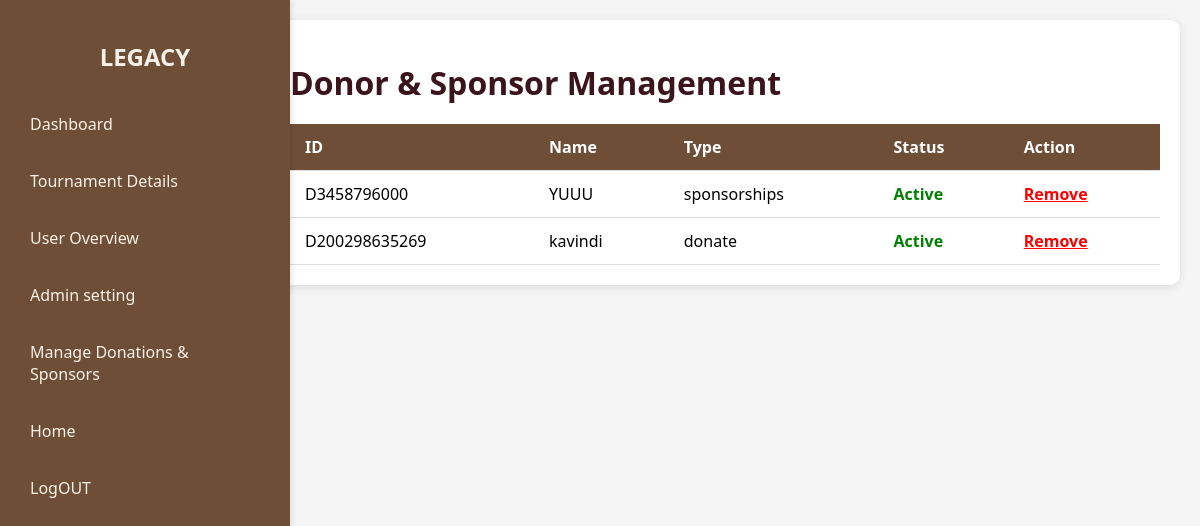
The page /donor_management.php (signed in) on the database its author committed.
### tables this page shows
CREATE TABLE IF NOT EXISTS `tbl_sponsor_donor` (
  `SDID` varchar(100) NOT NULL,
  `Name` varchar(100) NOT NULL,
  `Address` text NOT NULL,
  `Email` varchar(100) NOT NULL,
  `Age` int NOT NULL,
  `pwd` text NOT NULL,
  `Type` varchar(50) NOT NULL,
  `TeleNum` text NOT NULL,
  `Status` varchar(10) NOT NULL,
  PRIMARY KEY (`SDID`),
  UNIQUE KEY `Email` (`Email`)
);

### donor_management.php (the view, shortened to what this page needs)
<?php
$host = "localhost";
$dbname = "legacy_db";
$user = "root";
$pass = "";
$con = new mysqli($host, $user, $pass, $dbname);
$donor_data = [];
$result = $con->query("SELECT SDID, Name, Type, Status FROM tbl_sponsor_donor");
if ($result && $result->num_rows > 0) {
    while ($row = $result->fetch_assoc()) {
        $donor_data[] = $row;
    }
}
?>
<!DOCTYPE html>
<html lang="en">
<head>
</head>
<body>
    <div class="sidebar">
        <h2>LEGACY</h2>
        <ul>
            <li><a href="AdminDash.php">Dashboard</a></li>
            <li><a href="tournement.php">Tournament Details</a></li>
            <li><a href="UserView.php">User Overview</a></li>
            <li><a href="AdminSet1.php">Admin setting</a></li>
            <li><a href="donor_management.php" class="active">Manage Donations & Sponsors</a></li>
            <li><a href="index.php">Home</a></li>
            <li><a href="logout.php"> LogOUT</a></li>
        </ul>
    </div>
    <div class="main-content">
        <div class="dashboard">
            <h1>Donor & Sponsor Management</h1>
            <table>
                <thead>
                    <tr>
                        <th>ID</th>
                        <th>Name</th>
                        <th>Type</th>
                        <th>Status</th>
                        <th>Action</th>
                    </tr>
                </thead>
                <tbody>
                    <?php foreach ($donor_data as $donor): ?>
                        <tr data-sdid="<?= $donor['SDID'] ?>">
                            <td><?= htmlspecialchars($donor['SDID']) ?></td>
                            <td><?= htmlspecialchars($donor['Name']) ?></td>
                            <td><?= htmlspecialchars($donor['Type']) ?></td>
                            <td class="status <?= $donor['Status'] === 'Active' ? 'active-status' : 'inactive-status' ?>">
                                <?= htmlspecialchars($donor['Status']) ?>
                            </td>
                            <td>
                                <span class="action <?= $donor['Status'] === 'Active' ? 'remove' : 'add' ?>">
                                    <?= $donor['Status'] === 'Active' ? 'Remove' : 'Add' ?>
                                </span>
                            </td>
                        </tr>
                    <?php endforeach; ?>
                </tbody>
            </table>
        </div>
    </div>
</body>
</html>

### donor_management.php (style rules this page uses)
body { font-family: 'Segoe UI', Tahoma, Geneva, Verdana, sans-serif; margin: 0; padding: 0; background-color: #f5f5f5; }
.sidebar { width: 250px; background-color: #6F4E37; color: white; position: fixed; height: 100%; padding: 20px; box-shadow: 2px 0 5px rgba(0, 0, 0, 0.1); }
.sidebar h2 { color: #F8F1E9; text-align: center; margin-bottom: 30px; }
.sidebar ul { list-style-type: none; padding: 0; }
.sidebar li { margin-bottom: 15px; }
.sidebar a { color: #F8F1E9; text-decoration: none; display: block; padding: 10px; border-radius: 5px; transition: background-color 0.3s; }
.main-content { margin-left: 250px; padding: 20px; }
.dashboard { background-color: white; border-radius: 10px; padding: 20px; box-shadow: 0 2px 10px rgba(0, 0, 0, 0.1); }
h1 { color: #3B141C; margin-bottom: 20px; }
table { width: 100%; border-collapse: collapse; margin-top: 20px; }
th, td { padding: 12px 15px; text-align: left; border-bottom: 1px solid #ddd; }
th { background-color: #6F4E37; color: white; }
.remove { color: red; cursor: pointer; text-decoration: underline; font-weight: bold; }
.active-status { color: green; font-weight: bold; }

### rows shown on the page
tbl_sponsor_donor: SDID "D3458796000", Name "YUUU", Type "sponsorships", Status "Active", shows "Remove"
tbl_sponsor_donor: SDID "D200298635269", Name "kavindi", Type "donate", Status "Active", shows "Remove"
